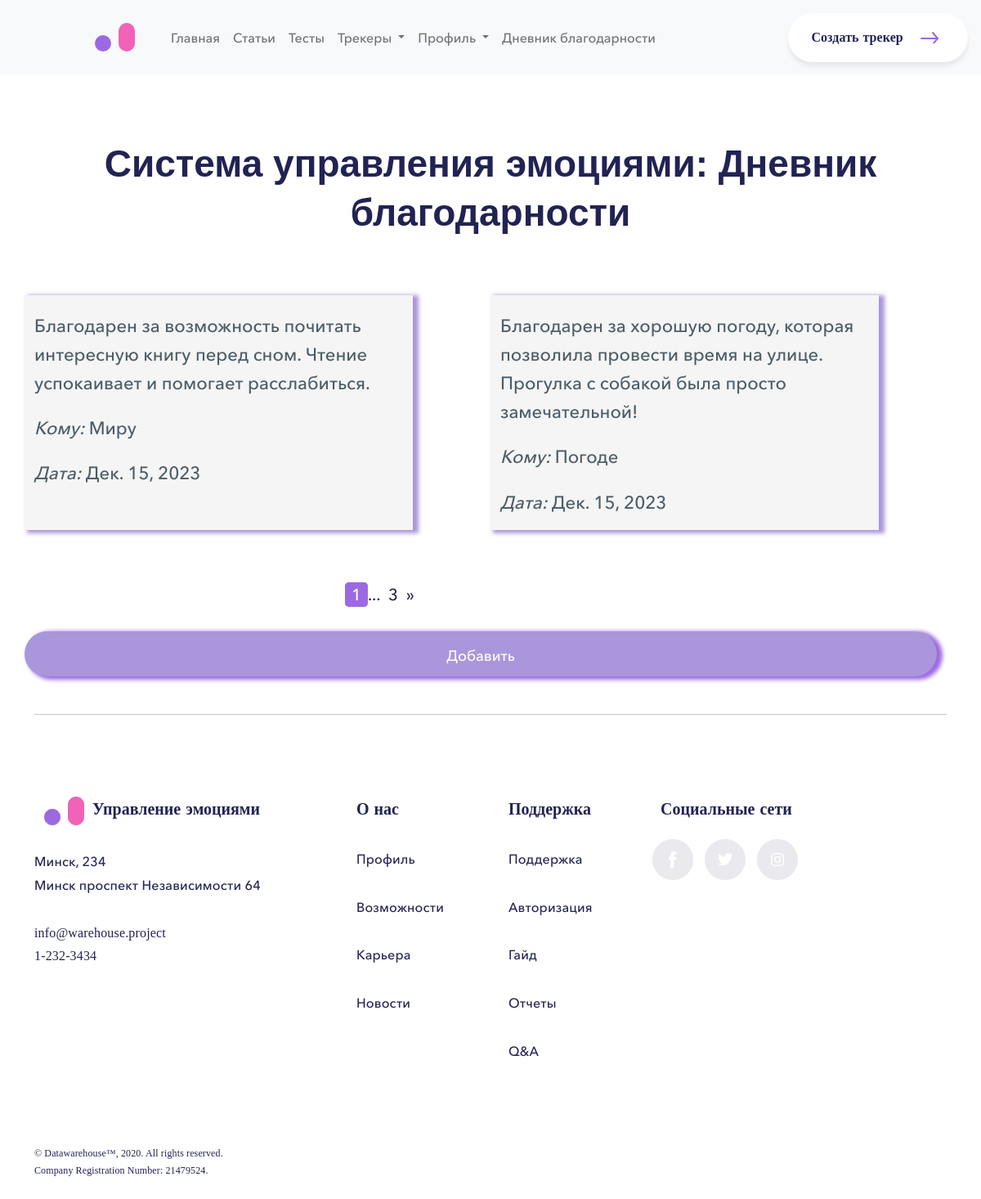
The app's page /diary (signed in) with its own data.
### main/models.py (models this page shows)
class RecordGratitudeJournal(models.Model):
    content = models.CharField("Контент", max_length=300)
    to_whom = models.CharField("Кому", max_length=100)
    date = models.DateField(auto_now_add=True)
    author = models.ForeignKey(User, blank=True, null=True, on_delete=models.SET_NULL, verbose_name="Автор")
    class Meta:
        db_table = "Записи Дневника Благодарности"
        verbose_name = "Запись Дневника Благодарности"
        verbose_name_plural = "Записи Дневника Благодарности"
        ordering = ['date']

### main/views.py (the view)
# urls.py: path('diary', GratitudeJournalList.as_view(template_name="diary/diary.html"), name='diary'),
class GratitudeJournalList(ListView):
    model = RecordGratitudeJournal
    context_object_name = 'records'
    paginate_by = 2
    def get_queryset(self):
        return RecordGratitudeJournal.objects.filter(author=self.request.user)

### main/templates/diary/diary.html (shortened to what this page needs)
{% extends 'layout/base.html'%}
{% load static %}
{% block extra_head_links %}
    <link href="https://cdn.jsdelivr.net/npm/bootstrap@5.0.2/dist/css/bootstrap.min.css" rel="stylesheet">
    <link rel="stylesheet" type="text/css" href="{% static 'main/css/mainpage.css' %}">
    <link rel="stylesheet" type="text/css" href="{% static 'main/css/tests.css' %}">
    <link rel="stylesheet" type="text/css" href="{% static 'main/css/articles_list.css' %}">
    <link rel="stylesheet" type="text/css" href="{% static 'main/css/diary.css' %}">
{% endblock %}
{% block content %}
     <div id="main-text">Система управления эмоциями: Дневник благодарности</div>
    <div class="container" id="first-section">
        <div class="row">
            {% for record in records %}
            <div class="col-sm-5 page">
                <p>
                    {{ record.content }}
                </p>
                <p><b><i>Кому: </i></b>{{ record.to_whom }}</p>
                <p><b><i>Дата: </i></b>{{ record.date }}</p>
            </div>
             <div class="col-sm-1"></div>
            {% endfor %}
        </div>
        <br>
         <div class="row">
            {% include 'paginator/pagination.html' %}
        </div>
        <div class="row">
            <a class="purple-button" style='text-decoration: none;' type="button" href="{% url 'main:text-editor' %}">Добавить</a>
        </div>
    </div>
    <hr>
    <div id="last-section" class="container">
        <div class="row">
            <div class="col-sm-4"><img src="{% static 'main/img/Logo.png' %}" class="img-fluid" alt="Responsive image"><span class="date-warehouse">Управление эмоциями</span>
                <div class="row sixth-main-text">Минск, 234<br>
                    Минск проспект Независимости 64
                </div>
                <div class="row sixth-hide-text">
                    info@warehouse.project<br>
                    1-232-3434
                </div>
            </div>
            <div class="col-sm-2">
                <span class="date-warehouse">О нас</span>
                <div class="row sixth-main-text" style="margin-left:10px;">Профиль</div>
                <div class="row sixth-main-text" style="margin-left:10px;">Возможности</div>
                <div class="row sixth-main-text" style="margin-left:10px;">Карьера</div>
                <div class="row sixth-main-text" style="margin-left:10px;">Новости</div>
            </div>
            <div class="col-sm-2">
                <span class="date-warehouse">Поддержка</span>
                <div class="row sixth-main-text" style="margin-left:10px;">Поддержка</div>
                <div class="row sixth-main-text" style="margin-left:10px;">Авторизация</div>
                <div class="row sixth-main-text" style="margin-left:10px;">Гайд</div>
                <div class="row sixth-main-text" style="margin-left:10px;">Отчеты</div>
                <div class="row sixth-main-text" style="margin-left:10px;">Q&A</div>
            </div>
            <div class="col-sm-3">
                <span class="date-warehouse">Социальные сети</span>
                <img src="{% static 'main/img/SM.png' %}" class="img-fluid" alt="Responsive image" style="margin-top: 20px;">
            </div>
        </div>
    </div>
    <div class="container" id="seventh-block">
        <div class="row hide-end">
            © Datawarehouse™, 2020. All rights reserved.<br>
            Company Registration Number: 21479524.
        </div>
    </div>
{% endblock %}

### main/static/main/css/main.css (style rules this page uses)
body { color: black; }

### main/static/main/css/mainpage.css (style rules this page uses)
.purple-button { color: white; border-radius: 50px; background: var(--3, #9C69E2); font-family: 'Avenir middle'; font-size: 18px; font-weight: 800; line-height: 160%; font-style: normal; text-align: center; border: none; border-radius: 50; cursor: pointer; margin-top: 30px; padding: 16px 37px 15px; box-shadow: 0px 5px 5px rgba(75, 93, 104, 0.1); }
.date-warehouse { color: #212353; font-size: 20px; font-family: 'Avenir eng'; font-weight: 900; line-height: 32px; word-wrap: break-word; word-wrap: break-word; margin-left: 10px; }
.sixth-main-text { color: #212353; font-size: 16px; font-family: Avenir; font-weight: 500; line-height: 28.80px; letter-spacing: 0.16px; word-wrap: break-word; margin-top: 30px; }
.sixth-hide-text { color: #212353; font-size: 16px; font-family: 'Avenir eng light'; font-weight: 400; line-height: 28.80px; letter-spacing: 0.16px; word-wrap: break-word; margin-top: 30px; }
.hide-end { color: #212353; font-size: 12px; font-family: 'Avenir eng light'; font-weight: 400; line-height: 21.60px; letter-spacing: 0.12px; word-wrap: break-word; margin-top: 100px; margin-bottom: 50px; }

### main/static/main/css/tests.css (style rules this page uses)
#main-text { width: 100%; text-align: center; color: var(--2, #212353); font-size: 46px; font-family: Helvetica; font-weight: 700; line-height: 59.80px; word-wrap: break-word; margin-top: 80px; }
p { color: var(--1, #4B5D68); font-family: 'Avenir middle'; font-size: 22px; font-weight: 800; line-height: 160%; margin-top: 20px; }

### main/static/main/css/articles_list.css (style rules this page uses)
.purple-button { margin-top: 0px; height: 55px; }
#main-text { width: 100%; text-align: center; color: var(--2, #212353); font-size: 46px; font-family: Helvetica; font-weight: 700; line-height: 59.80px; word-wrap: break-word; margin-top: 80px; }
#last-section { margin-top: 100px; }
a { color: var(--2, #212353); }

### main/static/main/css/diary.css (style rules this page uses)
.page { background-color: whitesmoke; margin-bottom: 40px; box-shadow: 5px 2px 5px 2px #AA96DA; }
p { color: var(--1, #4B5D68); font-family: 'Avenir middle'; font-size: 22px; font-weight: 800; line-height: 160%; margin-top: 20px; }
#first-section { margin-top: 70px; }
.purple-button { background-color: #AA96DA; box-shadow: 5px 2px 5px 2px #9C69E2; font-size: 24spx; }
.purple-button { margin-top: 30px; margin-bottom: 30px; }

### records on screen
RecordGratitudeJournal: content "Благодарен за возможность почитать интересную книгу перед сном. Чтение успокаивает и помогает расслабиться.", to_whom "Миру", date "Дек. 15, 2023"
RecordGratitudeJournal: content "Благодарен за хорошую погоду, которая позволила провести время на улице. Прогулка с собакой была просто замечательной!", to_whom "Погоде", date "Дек. 15, 2023"

### other values on screen
{{ page_obj.number }} "1"
{{ page_obj.paginator.num_pages }} "3"
